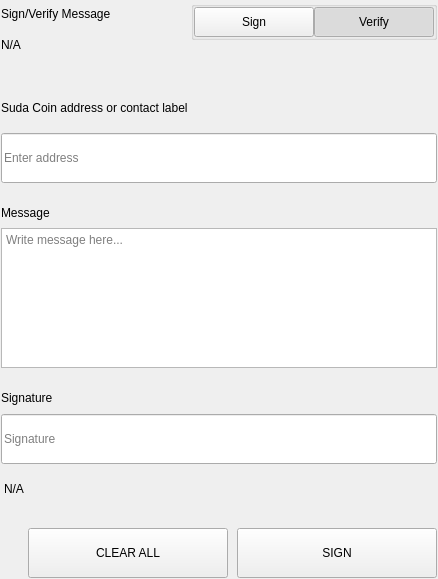
<?xml version="1.0" encoding="UTF-8"?>
<ui version="4.0">
 <class>SettingsSignMessageWidgets</class>
 <widget class="QWidget" name="SettingsSignMessageWidgets">
  <property name="geometry">
   <rect>
    <x>0</x>
    <y>0</y>
    <width>438</width>
    <height>579</height>
   </rect>
  </property>
  <property name="windowTitle">
   <string>Form</string>
  </property>
  <layout class="QVBoxLayout" name="verticalLayout">
   <property name="spacing">
    <number>0</number>
   </property>
   <property name="leftMargin">
    <number>0</number>
   </property>
   <property name="topMargin">
    <number>0</number>
   </property>
   <property name="rightMargin">
    <number>0</number>
   </property>
   <property name="bottomMargin">
    <number>0</number>
   </property>
   <item>
    <widget class="QWidget" name="left" native="true">
     <layout class="QVBoxLayout" name="verticalLayout_3">
      <property name="leftMargin">
       <number>0</number>
      </property>
      <property name="topMargin">
       <number>0</number>
      </property>
      <property name="rightMargin">
       <number>0</number>
      </property>
      <property name="bottomMargin">
       <number>0</number>
      </property>
      <item>
       <widget class="QWidget" name="container_sign" native="true">
        <layout class="QVBoxLayout" name="verticalLayout_2">
         <property name="spacing">
          <number>0</number>
         </property>
         <property name="leftMargin">
          <number>1</number>
         </property>
         <property name="topMargin">
          <number>1</number>
         </property>
         <property name="rightMargin">
          <number>1</number>
         </property>
         <property name="bottomMargin">
          <number>1</number>
         </property>
         <item>
          <layout class="QHBoxLayout" name="horizontalLayout_3" stretch="3,1">
           <property name="spacing">
            <number>40</number>
           </property>
           <item>
            <layout class="QVBoxLayout" name="verticalLayoutTitle">
             <property name="spacing">
              <number>5</number>
             </property>
             <item>
              <widget class="QLabel" name="labelTitle">
               <property name="text">
                <string>Sign/Verify Message</string>
               </property>
              </widget>
             </item>
             <item>
              <widget class="QLabel" name="labelSubtitle1">
               <property name="text">
                <string notr="true">N/A</string>
               </property>
               <property name="wordWrap">
                <bool>true</bool>
               </property>
              </widget>
             </item>
            </layout>
           </item>
           <item alignment="Qt::AlignRight|Qt::AlignTop">
            <widget class="QWidget" name="containerSwitch" native="true">
             <property name="styleSheet">
              <string notr="true">#containerSwitch{
	padding-top:9px;
}</string>
             </property>
             <layout class="QVBoxLayout" name="verticalLayout_6">
              <property name="spacing">
               <number>4</number>
              </property>
              <property name="leftMargin">
               <number>0</number>
              </property>
              <property name="topMargin">
               <number>0</number>
              </property>
              <property name="rightMargin">
               <number>0</number>
              </property>
              <property name="bottomMargin">
               <number>0</number>
              </property>
              <item alignment="Qt::AlignRight">
               <widget class="QGroupBox" name="groupBox">
                <property name="sizePolicy">
                 <sizepolicy hsizetype="Fixed" vsizetype="Preferred">
                  <horstretch>0</horstretch>
                  <verstretch>0</verstretch>
                 </sizepolicy>
                </property>
                <property name="title">
                 <string/>
                </property>
                <property name="alignment">
                 <set>Qt::AlignRight|Qt::AlignTop|Qt::AlignTrailing</set>
                </property>
                <layout class="QHBoxLayout" name="horizontalLayout_4">
                 <property name="spacing">
                  <number>0</number>
                 </property>
                 <property name="leftMargin">
                  <number>0</number>
                 </property>
                 <property name="topMargin">
                  <number>0</number>
                 </property>
                 <property name="rightMargin">
                  <number>0</number>
                 </property>
                 <property name="bottomMargin">
                  <number>0</number>
                 </property>
                 <item>
                  <widget class="QPushButton" name="pushSign">
                   <property name="minimumSize">
                    <size>
                     <width>120</width>
                     <height>30</height>
                    </size>
                   </property>
                   <property name="maximumSize">
                    <size>
                     <width>120</width>
                     <height>30</height>
                    </size>
                   </property>
                   <property name="focusPolicy">
                    <enum>Qt::NoFocus</enum>
                   </property>
                   <property name="text">
                    <string>Sign</string>
                   </property>
                   <property name="checkable">
                    <bool>true</bool>
                   </property>
                   <property name="autoExclusive">
                    <bool>true</bool>
                   </property>
                  </widget>
                 </item>
                 <item>
                  <widget class="QPushButton" name="pushVerify">
                   <property name="minimumSize">
                    <size>
                     <width>120</width>
                     <height>30</height>
                    </size>
                   </property>
                   <property name="maximumSize">
                    <size>
                     <width>120</width>
                     <height>30</height>
                    </size>
                   </property>
                   <property name="focusPolicy">
                    <enum>Qt::NoFocus</enum>
                   </property>
                   <property name="text">
                    <string>Verify</string>
                   </property>
                   <property name="checkable">
                    <bool>true</bool>
                   </property>
                   <property name="checked">
                    <bool>true</bool>
                   </property>
                   <property name="autoExclusive">
                    <bool>true</bool>
                   </property>
                  </widget>
                 </item>
                </layout>
               </widget>
              </item>
              <item alignment="Qt::AlignHCenter|Qt::AlignTop">
               <widget class="QLabel" name="labelSubtitleSwitch">
                <property name="text">
                 <string/>
                </property>
                <property name="alignment">
                 <set>Qt::AlignRight|Qt::AlignTrailing|Qt::AlignVCenter</set>
                </property>
               </widget>
              </item>
             </layout>
            </widget>
           </item>
          </layout>
         </item>
         <item>
          <spacer name="verticalSpacer_2">
           <property name="orientation">
            <enum>Qt::Vertical</enum>
           </property>
           <property name="sizeType">
            <enum>QSizePolicy::Fixed</enum>
           </property>
           <property name="sizeHint" stdset="0">
            <size>
             <width>20</width>
             <height>40</height>
            </size>
           </property>
          </spacer>
         </item>
         <item>
          <widget class="QWidget" name="containerAddress" native="true">
           <property name="sizePolicy">
            <sizepolicy hsizetype="Preferred" vsizetype="Fixed">
             <horstretch>0</horstretch>
             <verstretch>0</verstretch>
            </sizepolicy>
           </property>
           <layout class="QVBoxLayout" name="verticalLayout_5" stretch="0,0">
            <property name="spacing">
             <number>15</number>
            </property>
            <property name="leftMargin">
             <number>0</number>
            </property>
            <property name="topMargin">
             <number>0</number>
            </property>
            <property name="rightMargin">
             <number>0</number>
            </property>
            <property name="bottomMargin">
             <number>0</number>
            </property>
            <item>
             <widget class="QLabel" name="labelSubtitleAddress">
              <property name="minimumSize">
               <size>
                <width>0</width>
                <height>20</height>
               </size>
              </property>
              <property name="maximumSize">
               <size>
                <width>16777215</width>
                <height>20</height>
               </size>
              </property>
              <property name="text">
               <string>Suda Coin address or contact label</string>
              </property>
             </widget>
            </item>
            <item>
             <widget class="QLineEdit" name="addressIn_SM">
              <property name="minimumSize">
               <size>
                <width>0</width>
                <height>50</height>
               </size>
              </property>
              <property name="maximumSize">
               <size>
                <width>16777215</width>
                <height>50</height>
               </size>
              </property>
              <property name="placeholderText">
               <string>Enter address</string>
              </property>
             </widget>
            </item>
           </layout>
          </widget>
         </item>
         <item>
          <spacer name="verticalSpacer_3">
           <property name="orientation">
            <enum>Qt::Vertical</enum>
           </property>
           <property name="sizeType">
            <enum>QSizePolicy::Fixed</enum>
           </property>
           <property name="sizeHint" stdset="0">
            <size>
             <width>20</width>
             <height>20</height>
            </size>
           </property>
          </spacer>
         </item>
         <item>
          <layout class="QVBoxLayout" name="verticalLayout_9">
           <property name="spacing">
            <number>5</number>
           </property>
           <item>
            <widget class="QLabel" name="labelSubtitleMessage">
             <property name="minimumSize">
              <size>
               <width>0</width>
               <height>20</height>
              </size>
             </property>
             <property name="maximumSize">
              <size>
               <width>16777215</width>
               <height>20</height>
              </size>
             </property>
             <property name="text">
              <string>Message</string>
             </property>
            </widget>
           </item>
           <item>
            <widget class="QPlainTextEdit" name="messageIn_SM">
             <property name="minimumSize">
              <size>
               <width>0</width>
               <height>140</height>
              </size>
             </property>
             <property name="maximumSize">
              <size>
               <width>16777215</width>
               <height>140</height>
              </size>
             </property>
             <property name="placeholderText">
              <string>Write message here...</string>
             </property>
            </widget>
           </item>
          </layout>
         </item>
         <item>
          <spacer name="verticalSpacer_4">
           <property name="orientation">
            <enum>Qt::Vertical</enum>
           </property>
           <property name="sizeType">
            <enum>QSizePolicy::Fixed</enum>
           </property>
           <property name="sizeHint" stdset="0">
            <size>
             <width>20</width>
             <height>20</height>
            </size>
           </property>
          </spacer>
         </item>
         <item>
          <widget class="QWidget" name="widget" native="true">
           <property name="minimumSize">
            <size>
             <width>0</width>
             <height>75</height>
            </size>
           </property>
           <property name="maximumSize">
            <size>
             <width>16777215</width>
             <height>16777215</height>
            </size>
           </property>
           <layout class="QVBoxLayout" name="verticalLayout_4">
            <property name="leftMargin">
             <number>0</number>
            </property>
            <property name="topMargin">
             <number>0</number>
            </property>
            <property name="rightMargin">
             <number>0</number>
            </property>
            <property name="bottomMargin">
             <number>0</number>
            </property>
            <item>
             <widget class="QLabel" name="labelSubtitleSignature">
              <property name="minimumSize">
               <size>
                <width>0</width>
                <height>20</height>
               </size>
              </property>
              <property name="maximumSize">
               <size>
                <width>16777215</width>
                <height>20</height>
               </size>
              </property>
              <property name="text">
               <string>Signature</string>
              </property>
             </widget>
            </item>
            <item>
             <widget class="QLineEdit" name="signatureOut_SM">
              <property name="minimumSize">
               <size>
                <width>0</width>
                <height>50</height>
               </size>
              </property>
              <property name="placeholderText">
               <string>Signature</string>
              </property>
             </widget>
            </item>
           </layout>
          </widget>
         </item>
         <item>
          <widget class="QLabel" name="statusLabel_SM">
           <property name="styleSheet">
            <string notr="true">padding-top:5px;</string>
           </property>
           <property name="text">
            <string notr="true">N/A</string>
           </property>
          </widget>
         </item>
         <item>
          <spacer name="verticalSpacer">
           <property name="orientation">
            <enum>Qt::Vertical</enum>
           </property>
           <property name="sizeType">
            <enum>QSizePolicy::Fixed</enum>
           </property>
           <property name="sizeHint" stdset="0">
            <size>
             <width>20</width>
             <height>20</height>
            </size>
           </property>
          </spacer>
         </item>
         <item>
          <layout class="QHBoxLayout" name="horizontalLayout_7">
           <property name="spacing">
            <number>9</number>
           </property>
           <item>
            <spacer name="horizontalSpacer_5">
             <property name="orientation">
              <enum>Qt::Horizontal</enum>
             </property>
             <property name="sizeType">
              <enum>QSizePolicy::Expanding</enum>
             </property>
             <property name="sizeHint" stdset="0">
              <size>
               <width>40</width>
               <height>20</height>
              </size>
             </property>
            </spacer>
           </item>
           <item>
            <widget class="QPushButton" name="pushButtonClear">
             <property name="minimumSize">
              <size>
               <width>200</width>
               <height>50</height>
              </size>
             </property>
             <property name="focusPolicy">
              <enum>Qt::NoFocus</enum>
             </property>
             <property name="text">
              <string>CLEAR ALL</string>
             </property>
            </widget>
           </item>
           <item>
            <widget class="QPushButton" name="pushButtonSave">
             <property name="minimumSize">
              <size>
               <width>200</width>
               <height>50</height>
              </size>
             </property>
             <property name="maximumSize">
              <size>
               <width>200</width>
               <height>50</height>
              </size>
             </property>
             <property name="focusPolicy">
              <enum>Qt::NoFocus</enum>
             </property>
             <property name="text">
              <string>SIGN</string>
             </property>
            </widget>
           </item>
          </layout>
         </item>
        </layout>
       </widget>
      </item>
     </layout>
    </widget>
   </item>
  </layout>
 </widget>
 <resources/>
 <connections/>
</ui>
